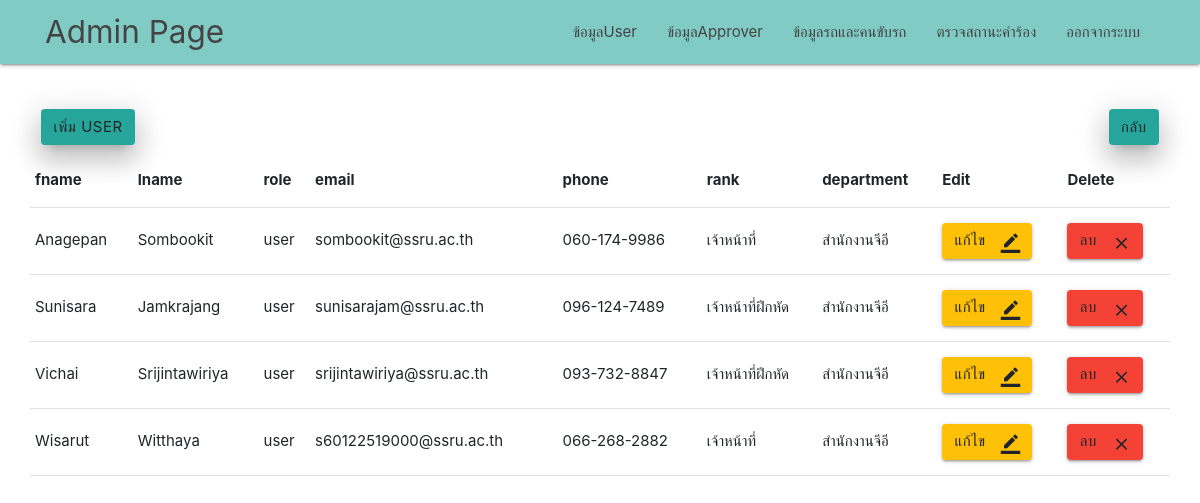
Before: /admin/show_user.php (signed in) with the older database file.
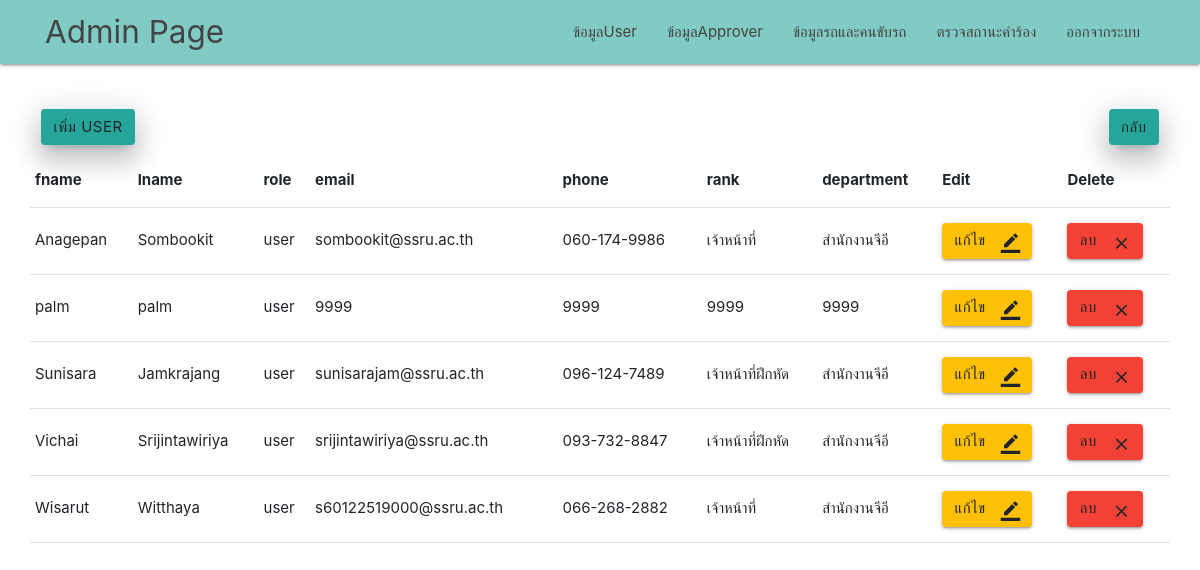
After: the same page with the newer database file.
### tables this page shows
CREATE TABLE `user` (
  `id` varchar(255) NOT NULL,
  `password` text NOT NULL,
  `fname` text NOT NULL,
  `lname` text NOT NULL,
  `role` text NOT NULL,
  `email` text NOT NULL,
  `phone` text NOT NULL,
  `rank` text NOT NULL,
  `department` text NOT NULL
);

### admin/show_user.php (the view, shortened to what this page needs)
<?php
require './../server.php';
$sql = "SELECT * FROM user WHERE user.role = 'user' ORDER BY user.fname ASC";
$result = mysqli_query($connect, $sql);
?>
<!DOCTYPE html>
<html lang="en">
<head>
    <link href="../css/materialize.css" type="text/css" rel="stylesheet" media="screen,projection" />
    <link href="../css/style.css" type="text/css" rel="stylesheet" media="screen,projection" />
    <link rel="stylesheet" href="https://stackpath.bootstrapcdn.com/bootstrap/4.3.1/css/bootstrap.min.css">
</head>
<body>
    <nav class="teal lighten-3" role="navigation">
        <div class="nav-wrapper container">
            <a id="logo-container" href="admin_page.php" class="brand-logo">Admin Page</a>
            <ul class="right hide-on-med-and-down">
                <li><a href="show_user.php">ข้อมูลUser</a></li>
                <li><a href="show_approver.php">ข้อมูลApprover</a></li>
                <li><a href="show_driver_car.php">ข้อมูลรถและคนขับรถ</a></li>
                <li><a href="request_form.php">ตรวจสถานะคำร้อง</a></li>
                <li><a href="../login.php">ออกจากระบบ</a></li>
            </ul>
        </div>
    </nav>
    <div class="container">
        <div class="row">
            <div class="col 6">
                <br><br>
                <div style="text-align:left">
                    <a href="form_add_user.php?<?php echo base64_encode("resu_role") ?>=<?php echo base64_encode("user") ?>&?!@$!@$asfqegg12#$&$^2=<?php echo base64_decode("sadgqeghyef") ?>" class="btn waves-effect waves-light teal lighten-1 z-depth-4">เพิ่ม user</a>
                </div>
            </div>
            <div class="col 6">
                <br><br>
                <div style="text-align:right">
                    <a href="admin_page.php" class="btn waves-effect waves-light teal lighten-1 z-depth-4">กลับ</a>
                </div>
            </div>
            <br><br><br><br>
            <table class="responsive-table">
                <thead>
                    <tr>
                        <th>fname</th>
                        <th>lname</th>
                        <th>role</th>
                        <th>email</th>
                        <th>phone</th>
                        <th>rank</th>
                        <th>department</th>
                        <th>Edit</th>
                        <th>Delete</th>
                    </tr>
                </thead>
                <tbody>
                    <?php while ($row = mysqli_fetch_array($result)) {  ?>
                        <tr>
                            <td><?php echo $row['fname'] ?></td>
                            <td><?php echo $row['lname'] ?></td>
                            <td><?php echo $row['role'] ?></td>
                            <td><?php echo $row['email'] ?></td>
                            <td><?php echo $row['phone'] ?></td>
                            <td><?php echo $row['rank'] ?></td>
                            <td><?php echo $row['department'] ?></td>
                            <td>
                                <a href="form_edit_user.php?user=<?php echo base64_encode($row['id']) ?>&?!@#^!=<?php echo base64_encode("ASFEBHRWHRYNRaefgqwm98456") ?>">
                                    <button type="submit" class="btn amber darken-4-effect amber darken-4-light">แก้ไข
                                        <i class="material-icons right">border_color</i>
                                    </button>
                                </a>
                            </td>
                            <td>
                                <a>
                                    <button id="lob" type="submit" class="btn red accent-4-effect red accent-4-light">ลบ
                                        <i class="material-icons right">close</i>
                                    </button>
                                </a>
                            </td>
                        </tr>
                    <?php } ?>
                </tbody>
            </table>
        </div>
    </div>
</body>
</html>

Changed rows visible on the page:
added user: fname "palm", lname "palm", role "user", email "9999", phone "9999", rank "9999", department "9999"
